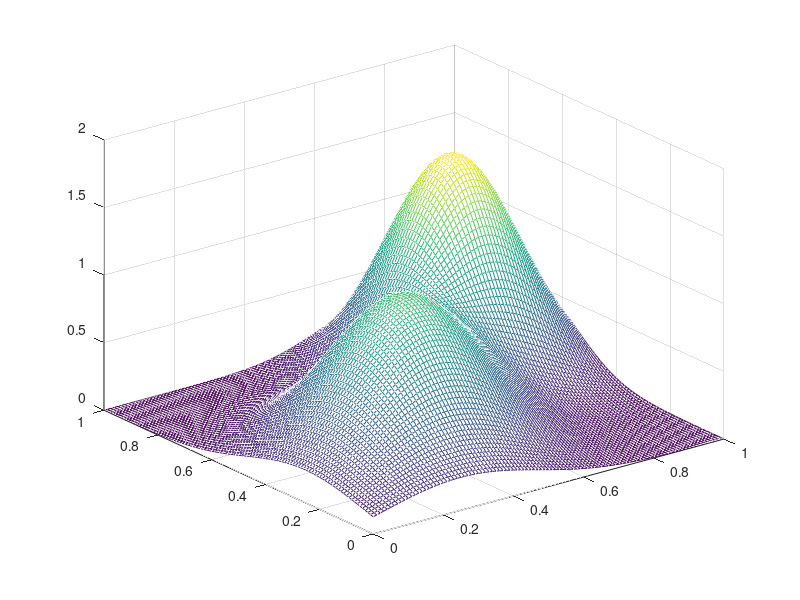

The MATLAB source for this figure:

clear all
close all

%[X,Y] = meshgrid(0:.005:0.2);
[X,Y] = meshgrid(0:.01:1);
Z1 =  3*(1-X).^2.*exp(-(X.^2) - (Y+1).^2) ...
   - 10*(X/5 - X.^3 - Y.^5).*exp(-X.^2-Y.^2) ...
   - 1/3*exp(-(X+1).^2 - Y.^2);
Z2 =  3*(X).^2.*exp((-(X-0.7).^2 - (Y-0.7).^2)/0.05) ...
   + 1.*exp((-(X-0.4).^2-(Y-0.4).^2)/0.06) ...
   + 1/3*exp((-(X-0.2).^2 - (Y-0.2).^2)/0.08);
sigma = 0.03;
Z3 = exp((-(X).^2 - (Y).^2)/(2*sigma*sigma));
%Z3 = Z3.*(1/(sigma*sqrt(2*pi)));
mesh(X,Y,Z2);
